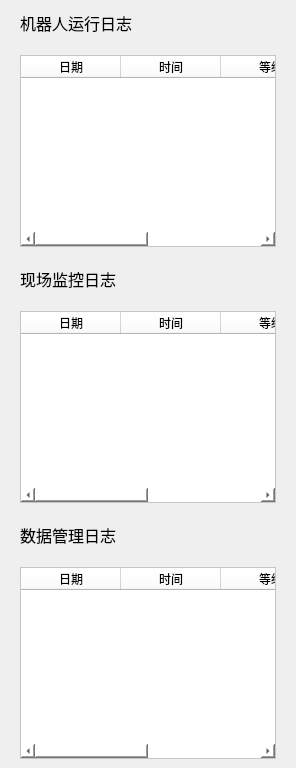
        <widget class="QWidget" name="tab_4">
         <attribute name="title">
          <string>日志记录</string>
         </attribute>
         <layout class="QVBoxLayout" name="verticalLayout_6">
          <property name="spacing">
           <number>20</number>
          </property>
          <property name="leftMargin">
           <number>20</number>
          </property>
          <property name="rightMargin">
           <number>20</number>
          </property>
          <property name="bottomMargin">
           <number>9</number>
          </property>
          <item>
           <widget class="QLabel" name="label_48">
            <property name="font">
             <font>
              <pointsize>12</pointsize>
             </font>
            </property>
            <property name="styleSheet">
             <string notr="true">border: none;</string>
            </property>
            <property name="text">
             <string>机器人运行日志</string>
            </property>
           </widget>
          </item>
          <item>
           <widget class="QTableWidget" name="tableWidget">
            <property name="styleSheet">
             <string notr="true">background-color: rgb(255, 255, 255);
color: rgb(0, 0, 0);</string>
            </property>
            <attribute name="horizontalHeaderStretchLastSection">
             <bool>true</bool>
            </attribute>
            <attribute name="verticalHeaderStretchLastSection">
             <bool>false</bool>
            </attribute>
            <column>
             <property name="text">
              <string>日期</string>
             </property>
            </column>
            <column>
             <property name="text">
              <string>时间</string>
             </property>
            </column>
            <column>
             <property name="text">
              <string>等级</string>
             </property>
            </column>
            <column>
             <property name="text">
              <string>事件</string>
             </property>
            </column>
           </widget>
          </item>
          <item>
           <widget class="QLabel" name="label_49">
            <property name="font">
             <font>
              <pointsize>12</pointsize>
             </font>
            </property>
            <property name="styleSheet">
             <string notr="true">border: none;</string>
            </property>
            <property name="text">
             <string>现场监控日志</string>
            </property>
           </widget>
          </item>
          <item>
           <widget class="QTableWidget" name="tableWidget_2">
            <property name="styleSheet">
             <string notr="true">background-color: rgb(255, 255, 255);
color: rgb(0, 0, 0);</string>
            </property>
            <attribute name="horizontalHeaderStretchLastSection">
             <bool>true</bool>
            </attribute>
            <attribute name="verticalHeaderStretchLastSection">
             <bool>false</bool>
            </attribute>
            <column>
             <property name="text">
              <string>日期</string>
             </property>
            </column>
            <column>
             <property name="text">
              <string>时间</string>
             </property>
            </column>
            <column>
             <property name="text">
              <string>等级</string>
             </property>
            </column>
            <column>
             <property name="text">
              <string>事件</string>
             </property>
            </column>
           </widget>
          </item>
          <item>
           <widget class="QLabel" name="label_37">
            <property name="font">
             <font>
              <pointsize>12</pointsize>
             </font>
            </property>
            <property name="styleSheet">
             <string notr="true">border: none;</string>
            </property>
            <property name="text">
             <string>数据管理日志</string>
            </property>
           </widget>
          </item>
          <item>
           <widget class="QTableWidget" name="tableWidget_3">
            <property name="styleSheet">
             <string notr="true">background-color: rgb(255, 255, 255);
color: rgb(0, 0, 0);</string>
            </property>
            <attribute name="horizontalHeaderStretchLastSection">
             <bool>true</bool>
            </attribute>
            <attribute name="verticalHeaderStretchLastSection">
             <bool>false</bool>
            </attribute>
            <column>
             <property name="text">
              <string>日期</string>
             </property>
            </column>
            <column>
             <property name="text">
              <string>时间</string>
             </property>
            </column>
            <column>
             <property name="text">
              <string>等级</string>
             </property>
            </column>
            <column>
             <property name="text">
              <string>事件</string>
             </property>
            </column>
           </widget>
          </item>
         </layout>
        </widget>
